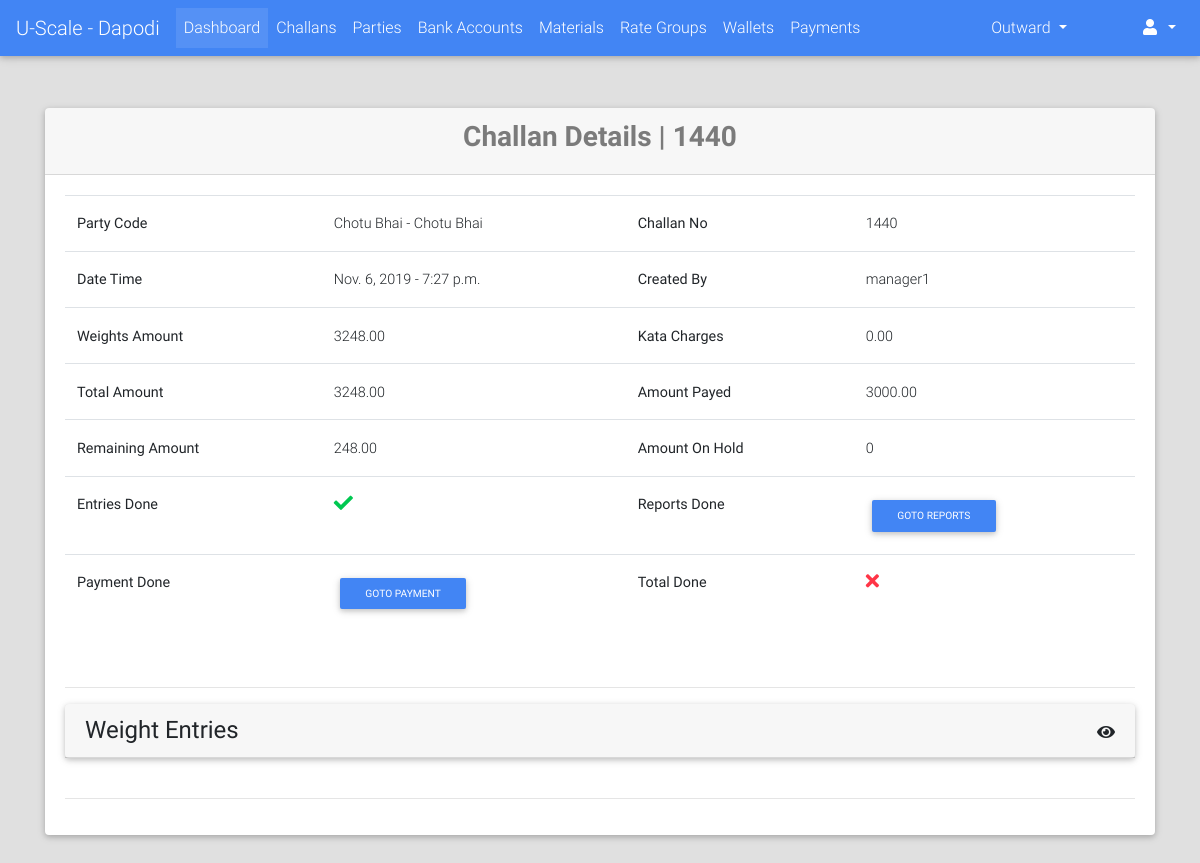
Page /challans/detail/1440/ (signed in) on the earlier database version.
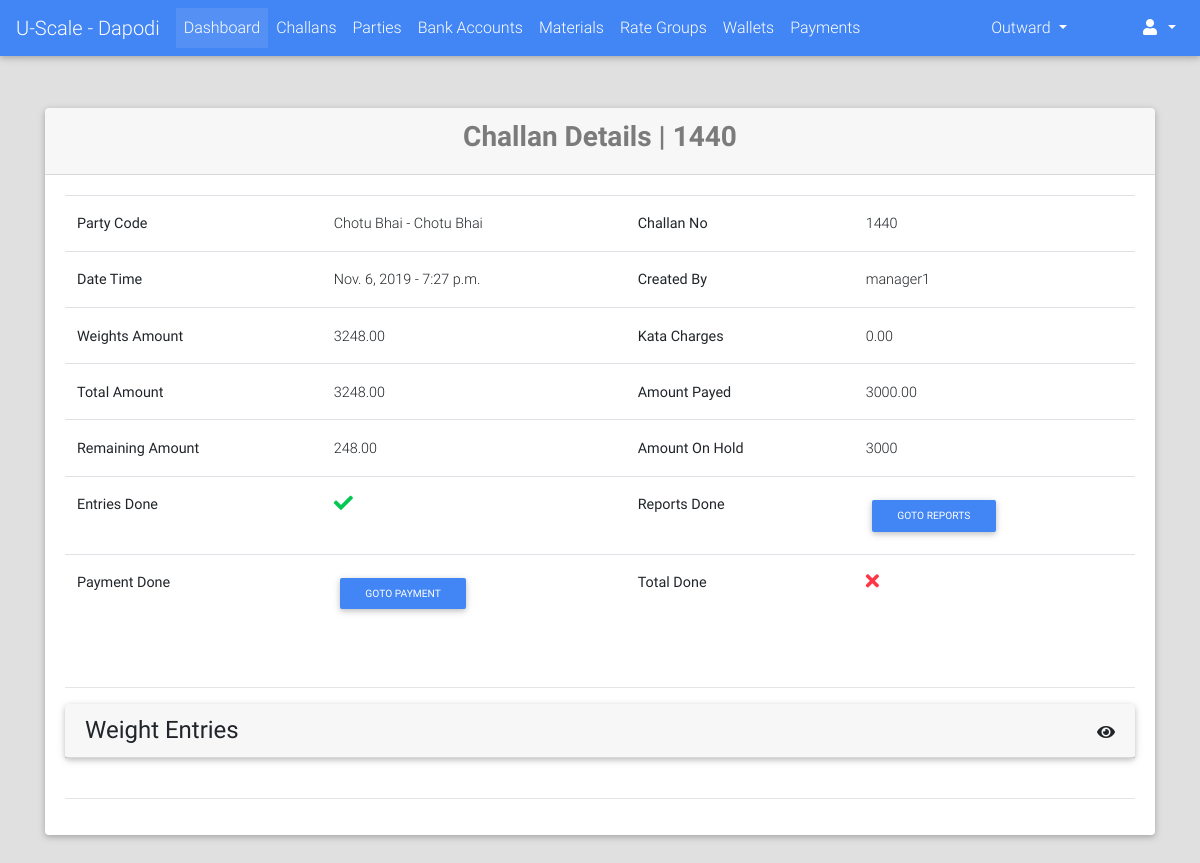
Same page on the later database version.
### challans/models.py (models this page shows, shortened)
class Challan(models.Model):
    STATUS_CHOICES = (("PN", "Pending"), ("DN", "Done"))
    created_by = models.ForeignKey(User, on_delete=models.PROTECT)
    party = models.ForeignKey("parties.Party", on_delete=models.CASCADE)
    challan_no = models.PositiveIntegerField(blank=True, null=True)
    vehicle_details = models.CharField(max_length=128, blank=True, null=True)
    weights_amount = models.DecimalField(max_digits=9, decimal_places=2, default=decimal.Decimal(0.00))
    extra_charges = models.DecimalField(verbose_name="Kata Charges", max_digits=9, decimal_places=2,
                                        default=decimal.Decimal(0.00), validators=[MinValueValidator(limit_value=0), MaxValueValidator(limit_value=100)])
    round_amount = models.DecimalField(max_digits=4, decimal_places=2, default=decimal.Decimal(0.00), validators=[MinValueValidator(limit_value=-10), MaxValueValidator(limit_value=10)])
    total_amount = models.DecimalField(max_digits=9, decimal_places=2, default=decimal.Decimal(0.00), validators=[MinValueValidator(limit_value=0)])
    image = models.ImageField(upload_to="payments/", blank=True, null=True)
    extra_info = models.TextField(blank=True)
    created_on = models.DateTimeField(auto_now_add=True, editable=True)
    updated_on = models.DateTimeField(auto_now=True, editable=True)
    is_entries_done = models.BooleanField(default=False)
    is_reports_done = models.BooleanField(default=False)
    is_rates_assigned = models.BooleanField(default=False)
    is_payed = models.BooleanField(default=False)
    status = models.CharField(max_length=2, choices=STATUS_CHOICES, default="PN")
    @property
    def calculate_weights_amount(self):
        if self.weight_set.exists():
            return decimal.Decimal(math.ceil(self.weight_set.aggregate(amount=Sum("amount"))['amount']))
        else:
            return decimal.Decimal(0.00)
    @property
    def get_assign_reports_url(self):
        return reverse_lazy("challans:assign_reports", kwargs={'challan_no': self.challan_no})
    @property
    def get_payment_add_url(self):
        return reverse_lazy("payments:add", kwargs={"challan_no": self.challan_no})
    @property
    def calculate_total_amount(self):
        return self.weights_amount - self.extra_charges + self.round_amount

### payments/models.py (models this page shows, shortened)
class Payment(models.Model):
    PAYMENT_MODE_CHOICES = (("DP", "Direct Payment"), ("AL", "Account Less"))
    PAYMENT_STATUS_CHOICES = (("PN", "Pending"), ("DN", "Done"))
    challan = models.OneToOneField("challans.Challan", on_delete=models.CASCADE)
    payment_mode = models.CharField(max_length=2, choices=PAYMENT_MODE_CHOICES, blank=True, null=True)
    status = models.CharField(max_length=2, choices=PAYMENT_STATUS_CHOICES, default="PN")
    payed_amount = models.DecimalField(max_digits=9, decimal_places=2, default=0.00)
    amount = models.DecimalField(max_digits=9, decimal_places=2, null=True, blank=True)
    payed_on = models.DateTimeField(blank=True, null=True)
    image = models.ImageField(upload_to="payments/", blank=True, null=True)
    extra_info = models.TextField(blank=True)
    created_on = models.DateTimeField(auto_now_add=True)
    @property
    def calculate_payed_amount_pending(self):
        return sum([self.get_ac_tr_amount_pending, ])
    @property
    def get_remaining_amount(self):
        return self.amount - self.payed_amount
    @property
    def get_ac_tr_amount_pending(self):
        return self.accounttransaction_set.filter(status="PN").aggregate(total=Sum("amount"))["total"] or Decimal(0.00)

### parties/models.py (models this page shows, shortened)
class Party(models.Model):
    RATE_TYPE_CHOICES = (("GR", "Group Rate"), ("IR", "Individual Rate"))
    rate_type = models.CharField(max_length=2, choices=RATE_TYPE_CHOICES)
    rate_group = models.ForeignKey("rates.RateGroup", on_delete=models.PROTECT, blank=True, null=True)
    name = models.CharField(max_length=128)
    party_code = models.CharField(max_length=32, blank=True)
    address = models.TextField(blank=True)
    phone = models.CharField(max_length=13)
    whatsapp = models.CharField(max_length=13, blank=True)
    email = models.EmailField(blank=True, null=True)
    extra_info = models.TextField(blank=True)
    is_wallet_party = models.BooleanField(default=False)
    is_active = models.BooleanField(default=True)
    @property
    def get_display_text(self):
        return self.name
    class Meta:
        verbose_name = "Party"
        verbose_name_plural = "Parties"

### challans/views.py (the view)
# urls.py: url(r'^detail/(?P<challan_no>[0-9a-zA-Z-]+)/$', views.ChallanDetailView.as_view(), name="detail"),
class ChallanDetailView(LoginRequiredMixin, DetailView):
    model = Challan
    slug_url_kwarg = "challan_no"
    slug_field = "challan_no"
    context_object_name = "challan"
    template_name = "challans/detail.html"
    def get_object(self, queryset=None):
        challan = super().get_object()
        challan.save()
        return challan

### challans/models.py (called while the page is built)
def check_status(sender, instance, *args, **kwargs):
    all_done = all([instance.is_entries_done, instance.is_payed, instance.is_reports_done])
    if all_done and instance.status == "PN":
        instance.status = "DN"
        instance.save()
    if not all_done and instance.status == "DN":
        instance.status = "PN"
        instance.save()

def check_reports_done(sender, instance, *agrs, **kwargs):
    if instance.weight_set.filter(status="PN").exists() and instance.is_reports_done:
        instance.is_reports_done = False
        instance.save()
    elif not instance.weight_set.filter(status="PN").exists() and not instance.is_reports_done:
        instance.is_reports_done = True
        instance.save()

def assign_weights_amount(sender, instance, *args, **kwargs):
    weights_amount = instance.calculate_weights_amount
    if instance.weights_amount != weights_amount:
        instance.weights_amount = weights_amount
        instance.save()

def assign_total_amount(sender, instance, *args, **kwargs):
    total_amount = instance.calculate_total_amount
    if instance.total_amount != total_amount:
        instance.total_amount = total_amount
        instance.save()

### portal/templates/challans/detail.html (shortened to what the changed rows need)
{% extends "portal/base.html" %}
{% load crispy_forms_tags %}
{% block content %}
    <br><br>
    <div class="container">
        <div class="card">
            <div class="card-header">
                <h3 class="text-black-50 font-weight-bold text-center">Challan Details | {{ challan.challan_no   }}</h3>
            </div>
            <div class="card-body">
                <table class="table">
                    <tbody>
                        <tr>
                            <th>Party Code</th>
                            <td>{{ challan.party.name }} - {{ challan.party.get_display_text }}</td>
                            <th>Challan No</th>
                            <td>{{ challan.challan_no }}</td>
                        </tr>
                        <tr>
                            <th>Date Time</th>
                            <td>{{ challan.created_on.date }} - {{ challan.created_on.time }}</td>
                            <th>Created By</th>
                            <td>{{ challan.created_by }}</td>
                        </tr>
                        <tr>
                            <th>Weights Amount</th>
                            <td>{{ challan.weights_amount }}</td>
                            <th>Kata Charges</th>
                            <td>{{ challan.extra_charges }}</td>
                        </tr>
                        <tr>
                            <th>Total Amount</th>
                            <td>{{ challan.total_amount }}</td>
                            <th>Amount Payed</th>
                            <td>{{ challan.payment.payed_amount }}</td>
                        </tr>
                        <tr>
                            <th>Remaining Amount</th>
                            <td>{{ challan.payment.get_remaining_amount }}</td>
                            <th>Amount On Hold</th>
                            <td>{{ challan.payment.calculate_payed_amount_pending }}</td>
                        </tr>
                        <tr>
                            <th>Entries Done</th>
                            <th>Reports Done</th>
                        </tr>
                        <tr>
                            <th>Payment Done</th>
                            <th>Total Done</th>
                        </tr>
                    </tbody>
                </table>
                <br><hr>
            </div>
        </div>
    </div>
{% endblock %}

Differences in the rows shown:
changed Challan "Chotu Bhai": payment.calculate_payed_amount_pending "0" → "3000"
